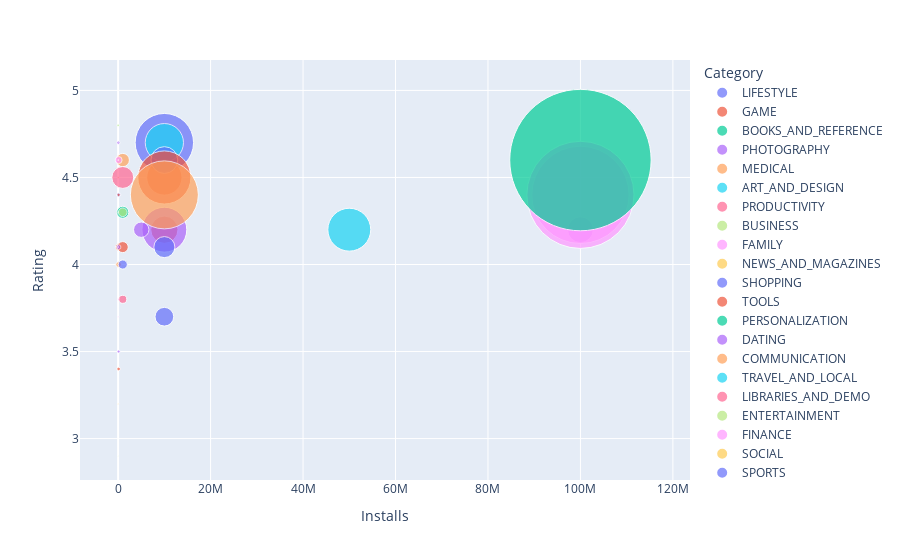

The cell this chart's notebook holds for it:
### Code cell
fig=px.scatter(random_dataset,x='Installs',y='Rating',size_max=100,hover_name='App',size="Reviews",color='Category')
fig.show()

### Figure 1 — Plotly figure (JSON) as saved in the notebook; plotly's stock layout.template omitted (floating-point values rounded to 4 significant figures)
{"data": [{"hovertemplate": "<b>%{hovertext}</b><br><br>Category=LIFESTYLE<br>Installs=%{x}<br>Rating=%{y}<br>Reviews=%{marker.size}<extra></extra>", "hovertext": ["South Florida MLS", "H&M", "Daily Horoscope"], "legendgroup": "LIFESTYLE", "marker": {"color": "#636efa", "size": [133, 41917, 407589], "sizemode": "area", "sizeref": 239.0, "symbol": "circle"}, "mode": "markers", "name": "LIFESTYLE", "orientation": "v", "showlegend": true, "type": "scatter", "x": [10000, 10000000, 10000000], "xaxis": "x", "y": [4.4, 3.7, 4.7], "yaxis": "y"}, {"hovertemplate": "<b>%{hovertext}</b><br><br>Category=GAME<br>Installs=%{x}<br>Rating=%{y}<br>Reviews=%{marker.size}<extra></extra>", "hovertext": ["Bubble Shooter", "Strange Hero: Future Battle", "Mental Hospital:EB 2 Lite", "Santa's Monster Shootout DX"], "legendgroup": "GAME", "marker": {"color": "#EF553B", "size": [148897, 88901, 5341, 4], "sizemode": "area", "sizeref": 239.0, "symbol": "circle"}, "mode": "markers", "name": "GAME", "orientation": "v", "showlegend": true, "type": "scatter", "x": [10000000, 10000000, 100000, 50], "xaxis": "x", "y": [4.5, 4.2, 4.1, 5], "yaxis": "y"}, {"hovertemplate": "<b>%{hovertext}</b><br><br>Category=BOOKS_AND_REFERENCE<br>Installs=%{x}<br>Rating=%{y}<br>Reviews=%{marker.size}<extra></extra>", "hovertext": ["FamilySearch Tree"], "legendgroup": "BOOKS_AND_REFERENCE", "marker": {"color": "#00cc96", "size": [17506], "sizemode": "area", "sizeref": 239.0, "symbol": "circle"}, "mode": "markers", "name": "BOOKS_AND_REFERENCE", "orientation": "v", "showlegend": true, "type": "scatter", "x": [1000000], "xaxis": "x", "y": [4.3], "yaxis": "y"}, {"hovertemplate": "<b>%{hovertext}</b><br><br>Category=PHOTOGRAPHY<br>Installs=%{x}<br>Rating=%{y}<br>Reviews=%{marker.size}<extra></extra>", "hovertext": ["Moony Lab - Print Photos, Books & Magnets ™", "AR effect", "Camera for Android", "Adobe Photoshop Fix"], "legendgroup": "PHOTOGRAPHY", "marker": {"color": "#ab63fa", "size": [1320, 79792, 240475, 28390], "sizemode": "area", "sizeref": 239.0, "symbol": "circle"}, "mode": "markers", "name": "PHOTOGRAPHY", "orientation": "v", "showlegend": true, "type": "scatter", "x": [50000, 100000000, 10000000, 5000000], "xaxis": "x", "y": [4.7, 4.2, 4.2, 4.2], "yaxis": "y"}, {"hovertemplate": "<b>%{hovertext}</b><br><br>Category=MEDICAL<br>Installs=%{x}<br>Rating=%{y}<br>Reviews=%{marker.size}<extra></extra>", "hovertext": ["MyQuest for Patients", "mySugr: the blood sugar tracker made just for you", "Acupuncture Assistant", "Navi Radiography Pro", "Airway Ex - Intubate. Anesthetize. Train.", "OptoDrum"], "legendgroup": "MEDICAL", "marker": {"color": "#FFA15A", "size": [3803, 21189, 492, 11, 123, 10], "sizemode": "area", "sizeref": 239.0, "symbol": "circle"}, "mode": "markers", "name": "MEDICAL", "orientation": "v", "showlegend": true, "type": "scatter", "x": [100000, 1000000, 10000, 500, 10000, 1000], "xaxis": "x", "y": [4, 4.6, 4.5, 4.7, 4.3, 3.9], "yaxis": "y"}, {"hovertemplate": "<b>%{hovertext}</b><br><br>Category=ART_AND_DESIGN<br>Installs=%{x}<br>Rating=%{y}<br>Reviews=%{marker.size}<extra></extra>", "hovertext": ["Harley Quinn wallpapers HD", "Canva: Poster, banner, card maker & graphic design"], "legendgroup": "ART_AND_DESIGN", "marker": {"color": "#19d3f3", "size": [192, 174531], "sizemode": "area", "sizeref": 239.0, "symbol": "circle"}, "mode": "markers", "name": "ART_AND_DESIGN", "orientation": "v", "showlegend": true, "type": "scatter", "x": [10000, 10000000], "xaxis": "x", "y": [4.8, 4.7], "yaxis": "y"}, {"hovertemplate": "<b>%{hovertext}</b><br><br>Category=PRODUCTIVITY<br>Installs=%{x}<br>Rating=%{y}<br>Reviews=%{marker.size}<extra></extra>", "hovertext": ["NoteToDo. Notes. To do list"], "legendgroup": "PRODUCTIVITY", "marker": {"color": "#FF6692", "size": [57449], "sizemode": "area", "sizeref": 239.0, "symbol": "circle"}, "mode": "markers", "name": "PRODUCTIVITY", "orientation": "v", "showlegend": true, "type": "scatter", "x": [1000000], "xaxis": "x", "y": [4.5], "yaxis": "y"}, {"hovertemplate": "<b>%{hovertext}</b><br><br>Category=BUSINESS<br>Installs=%{x}<br>Rating=%{y}<br>Reviews=%{marker.size}<extra></extra>", "hovertext": ["BZ Reminder PRO", "Employ Florida Mobile"], "legendgroup": "BUSINESS", "marker": {"color": "#B6E880", "size": [726, 97], "sizemode": "area", "sizeref": 239.0, "symbol": "circle"}, "mode": "markers", "name": "BUSINESS", "orientation": "v", "showlegend": true, "type": "scatter", "x": [1000, 10000], "xaxis": "x", "y": [4.8, 2.9], "yaxis": "y"}, {"hovertemplate": "<b>%{hovertext}</b><br><br>Category=FAMILY<br>Installs=%{x}<br>Rating=%{y}<br>Reviews=%{marker.size}<extra></extra>", "hovertext": ["O-Level Past Papers & Solution (up to 2017)", "Talking Tom & Ben News", "X-Wing Squadron Builder", "CE Broker", "RoboPad++", "Where's My Water? Free"], "legendgroup": "FAMILY", "marker": {"color": "#FF97FF", "size": [589, 1131937, 5898, 190, 77, 1372013], "sizemode": "area", "sizeref": 239.0, "symbol": "circle"}, "mode": "markers", "name": "FAMILY", "orientation": "v", "showlegend": true, "type": "scatter", "x": [100000, 100000000, 100000, 10000, 10000, 100000000], "xaxis": "x", "y": [3.8, 4.4, 4.6, 3.7, 4.4, 4.4], "yaxis": "y"}, {"hovertemplate": "<b>%{hovertext}</b><br><br>Category=NEWS_AND_MAGAZINES<br>Installs=%{x}<br>Rating=%{y}<br>Reviews=%{marker.size}<extra></extra>", "hovertext": ["Startupticker.ch News, Events"], "legendgroup": "NEWS_AND_MAGAZINES", "marker": {"color": "#FECB52", "size": [4], "sizemode": "area", "sizeref": 239.0, "symbol": "circle"}, "mode": "markers", "name": "NEWS_AND_MAGAZINES", "orientation": "v", "showlegend": true, "type": "scatter", "x": [100], "xaxis": "x", "y": [5], "yaxis": "y"}, {"hovertemplate": "<b>%{hovertext}</b><br><br>Category=SHOPPING<br>Installs=%{x}<br>Rating=%{y}<br>Reviews=%{marker.size}<extra></extra>", "hovertext": ["Checkout 51: Grocery coupons", "Savory - Deals,Freebies,Sales", "Flipp - Weekly Shopping"], "legendgroup": "SHOPPING", "marker": {"color": "#636efa", "size": [52896, 2375, 85858], "sizemode": "area", "sizeref": 239.0, "symbol": "circle"}, "mode": "markers", "name": "SHOPPING", "orientation": "v", "showlegend": true, "type": "scatter", "x": [10000000, 100000, 10000000], "xaxis": "x", "y": [4.1, 4.4, 4.6], "yaxis": "y"}, {"hovertemplate": "<b>%{hovertext}</b><br><br>Category=TOOLS<br>Installs=%{x}<br>Rating=%{y}<br>Reviews=%{marker.size}<extra></extra>", "hovertext": ["Putzmeister Experts", "OpenGL ES CapsViewer", "CM AppLock Fingerprint 2018", "Emo Ads Blocker Browser", "Adguard Content Blocker", "ZArchiver"], "legendgroup": "TOOLS", "marker": {"color": "#EF553B", "size": [21, 78, 1264, 1555, 14491, 337242], "sizemode": "area", "sizeref": 239.0, "symbol": "circle"}, "mode": "markers", "name": "TOOLS", "orientation": "v", "showlegend": true, "type": "scatter", "x": [1000, 10000, 100000, 100000, 1000000, 10000000], "xaxis": "x", "y": [4.6, 4.6, 4.4, 3.4, 4.1, 4.5], "yaxis": "y"}, {"hovertemplate": "<b>%{hovertext}</b><br><br>Category=PERSONALIZATION<br>Installs=%{x}<br>Rating=%{y}<br>Reviews=%{marker.size}<extra></extra>", "hovertext": ["Backgrounds HD (Wallpapers)"], "legendgroup": "PERSONALIZATION", "marker": {"color": "#00cc96", "size": [2390099], "sizemode": "area", "sizeref": 239.0, "symbol": "circle"}, "mode": "markers", "name": "PERSONALIZATION", "orientation": "v", "showlegend": true, "type": "scatter", "x": [100000000], "xaxis": "x", "y": [4.6], "yaxis": "y"}, {"hovertemplate": "<b>%{hovertext}</b><br><br>Category=DATING<br>Installs=%{x}<br>Rating=%{y}<br>Reviews=%{marker.size}<extra></extra>", "hovertext": ["Hily: Dating, Chat, Match, Meet & Hook up", "SnpCupid Dating"], "legendgroup": "DATING", "marker": {"color": "#ab63fa", "size": [2556, 1093], "sizemode": "area", "sizeref": 239.0, "symbol": "circle"}, "mode": "markers", "name": "DATING", "orientation": "v", "showlegend": true, "type": "scatter", "x": [100000, 100000], "xaxis": "x", "y": [4.1, 3.5], "yaxis": "y"}, {"hovertemplate": "<b>%{hovertext}</b><br><br>Category=COMMUNICATION<br>Installs=%{x}<br>Rating=%{y}<br>Reviews=%{marker.size}<extra></extra>", "hovertext": ["Whoscall - Caller ID & Block"], "legendgroup": "COMMUNICATION", "marker": {"color": "#FFA15A", "size": [552441], "sizemode": "area", "sizeref": 239.0, "symbol": "circle"}, "mode": "markers", "name": "COMMUNICATION", "orientation": "v", "showlegend": true, "type": "scatter", "x": [10000000], "xaxis": "x", "y": [4.4], "yaxis": "y"}, {"hovertemplate": "<b>%{hovertext}</b><br><br>Category=TRAVEL_AND_LOCAL<br>Installs=%{x}<br>Rating=%{y}<br>Reviews=%{marker.size}<extra></extra>", "hovertext": ["trivago: Hotels & Travel"], "legendgroup": "TRAVEL_AND_LOCAL", "marker": {"color": "#19d3f3", "size": [219848], "sizemode": "area", "sizeref": 239.0, "symbol": "circle"}, "mode": "markers", "name": "TRAVEL_AND_LOCAL", "orientation": "v", "showlegend": true, "type": "scatter", "x": [50000000], "xaxis": "x", "y": [4.2], "yaxis": "y"}, {"hovertemplate": "<b>%{hovertext}</b><br><br>Category=LIBRARIES_AND_DEMO<br>Installs=%{x}<br>Rating=%{y}<br>Reviews=%{marker.size}<extra></extra>", "hovertext": ["BN Pro LcdD HD Text", "Apk Installer"], "legendgroup": "LIBRARIES_AND_DEMO", "marker": {"color": "#FF6692", "size": [50, 7750], "sizemode": "area", "sizeref": 239.0, "symbol": "circle"}, "mode": "markers", "name": "LIBRARIES_AND_DEMO", "orientation": "v", "showlegend": true, "type": "scatter", "x": [5000, 1000000], "xaxis": "x", "y": [4, 3.8], "yaxis": "y"}, {"hovertemplate": "<b>%{hovertext}</b><br><br>Category=ENTERTAINMENT<br>Installs=%{x}<br>Rating=%{y}<br>Reviews=%{marker.size}<extra></extra>", "hovertext": ["Adult Glitter Color by Number Book - Sandbox Pages"], "legendgroup": "ENTERTAINMENT", "marker": {"color": "#B6E880", "size": [8918], "sizemode": "area", "sizeref": 239.0, "symbol": "circle"}, "mode": "markers", "name": "ENTERTAINMENT", "orientation": "v", "showlegend": true, "type": "scatter", "x": [1000000], "xaxis": "x", "y": [4.3], "yaxis": "y"}, {"hovertemplate": "<b>%{hovertext}</b><br><br>Category=FINANCE<br>Installs=%{x}<br>Rating=%{y}<br>Reviews=%{marker.size}<extra></extra>", "hovertext": ["I am rich (Most expensive app)"], "legendgroup": "FINANCE", "marker": {"color": "#FF97FF", "size": [129], "sizemode": "area", "sizeref": 239.0, "symbol": "circle"}, "mode": "markers", "name": "FINANCE", "orientation": "v", "showlegend": true, "type": "scatter", "x": [1000], "xaxis": "x", "y": [4.1], "yaxis": "y"}, {"hovertemplate": "<b>%{hovertext}</b><br><br>Category=SOCIAL<br>Installs=%{x}<br>Rating=%{y}<br>Reviews=%{marker.size}<extra></extra>", "hovertext": ["Mali J"], "legendgroup": "SOCIAL", "marker": {"color": "#FECB52", "size": [185], "sizemode": "area", "sizeref": 239.0, "symbol": "circle"}, "mode": "markers", "name": "SOCIAL", "orientation": "v", "showlegend": true, "type": "scatter", "x": [10000], "xaxis": "x", "y": [3.2], "yaxis": "y"}, {"hovertemplate": "<b>%{hovertext}</b><br><br>Category=SPORTS<br>Installs=%{x}<br>Rating=%{y}<br>Reviews=%{marker.size}<extra></extra>", "hovertext": ["US Open Tennis Championships 2018"], "legendgroup": "SPORTS", "marker": {"color": "#636efa", "size": [9971], "sizemode": "area", "sizeref": 239.0, "symbol": "circle"}, "mode": "markers", "name": "SPORTS", "orientation": "v", "showlegend": true, "type": "scatter", "x": [1000000], "xaxis": "x", "y": [4], "yaxis": "y"}], "layout": {"legend": {"itemsizing": "constant", "title": {"text": "Category"}, "tracegroupgap": 0}, "margin": {"t": 60}, "xaxis": {"anchor": "y", "domain": [0, 1], "title": {"text": "Installs"}}, "yaxis": {"anchor": "x", "domain": [0, 1], "title": {"text": "Rating"}}}}
